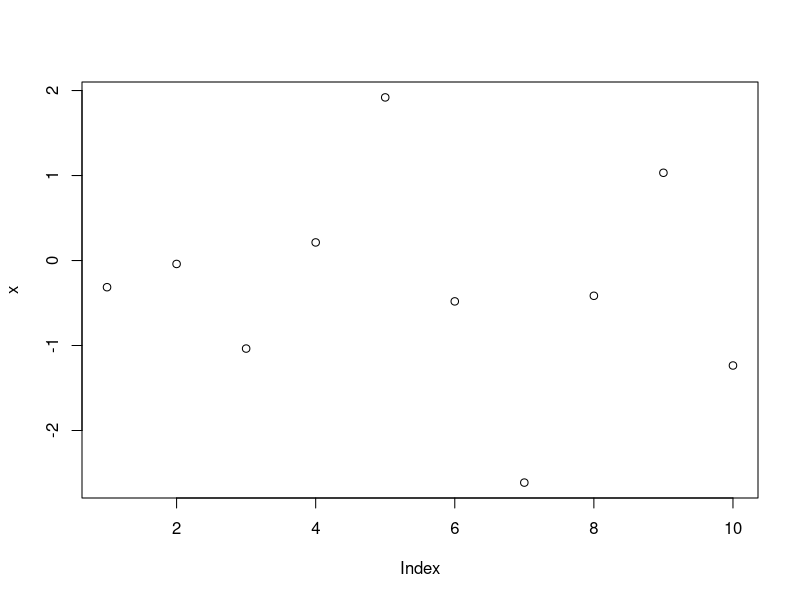
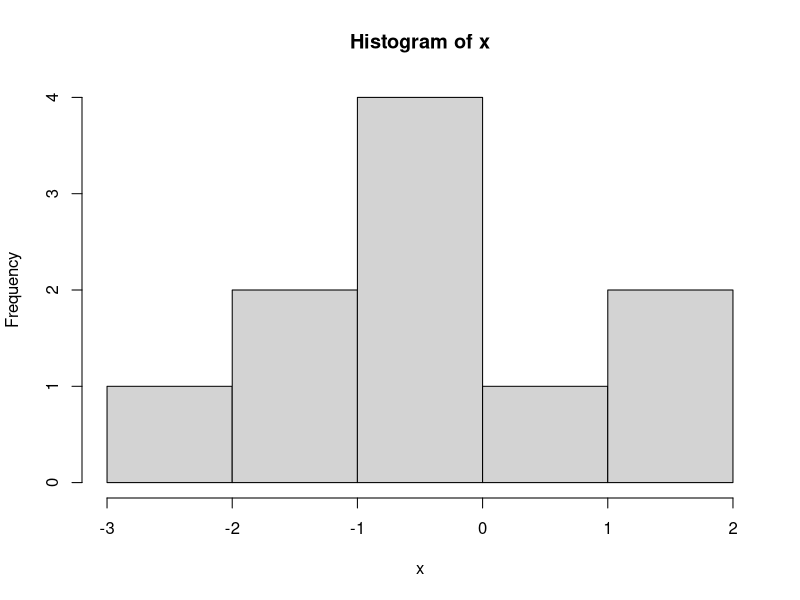
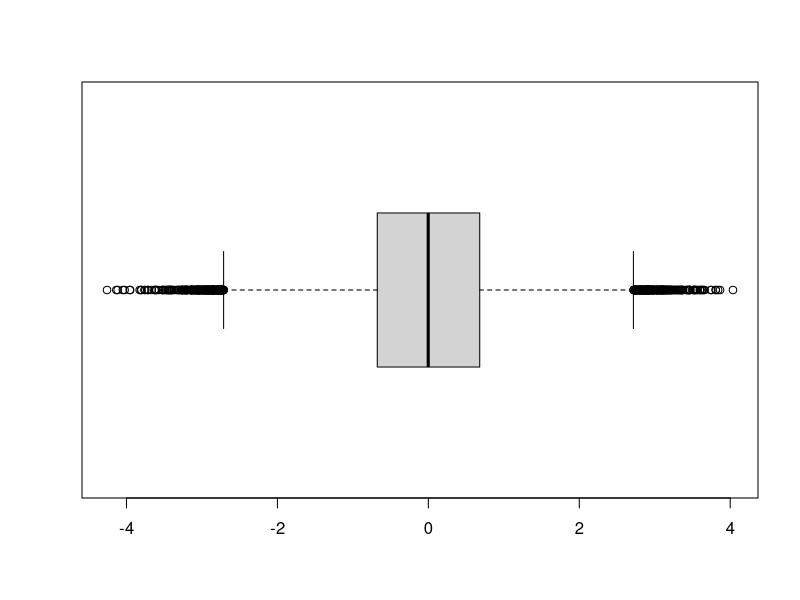

Generate these figures, in order, with R:
# Analytical Statistics

# Normal distribution
x <-rnorm(5)
x

N <-100000
a <-rnorm(N)
b <- rnorm(N)
a
b

#Vectorized approach
c <- a * b
c

?rnorm
X <- rnorm(5)
x
X <- rnorm( 5, 10, 1)
x
X <- rnorm (5, 10)
x
X <- rnorm(5, mean=10, sd = 1)
x
X <- rnorm(5, sd=1, mean=10)
x
X <- rnorm(5, sd=1)
x

# Some Simple Graphics
x <-rnorm(10)
plot(x)
hist(x)

?rnorm
X <- rnorm(7)
x
X <- rnorm( 7, 10, 2)
x
X <- rnorm (7, 10)
x
X <- rnorm(7, mean=10, sd =2)
x
X <- rnorm(7, sd=2, mean=10)
x
X <- rnorm(5, sd=2)
x

#CW
# Generate the vector of numbers
x <-rnorm(100000)
x

# count how many are between -1 and 1
count <- 0
for (i in x)
  if (i>-1 & i<1)
    count <- count+1

# Get and print the percentage, should be around 68%
percent <- count/length(x)
percent

# Valid Function calls
x <-rnorm(80000)
head(x)
tail(x)
range(x)
summary(x)
boxplot(x, horizontal=TRUE)
